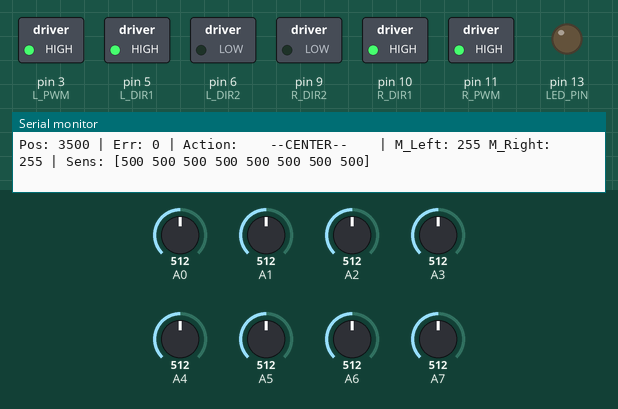
Recording of a sketch running on a simulated Arduino Nano, built with avr-gcc and run on an emulated ATmega328P. Shown: switched loads named in the sketch (green lamp = pin HIGH), output pins drawn as LEDs (lit = HIGH), the last lines printed to the serial monitor. The inputs (shaded band) are chosen by the test bench; at power-on: A1 = 512, A0 = 512, A2 = 512, A3 = 512, A4 = 512, A5 = 512, A6 = 512, A7 = 512.

Above: at 16.4 s.
16.5 s: A1 set to 498
At 17.1 s:
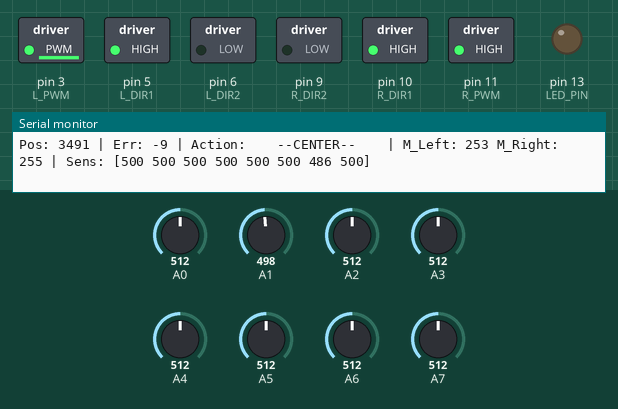
18.0 s: A0 set to 30
At 19.2 s:
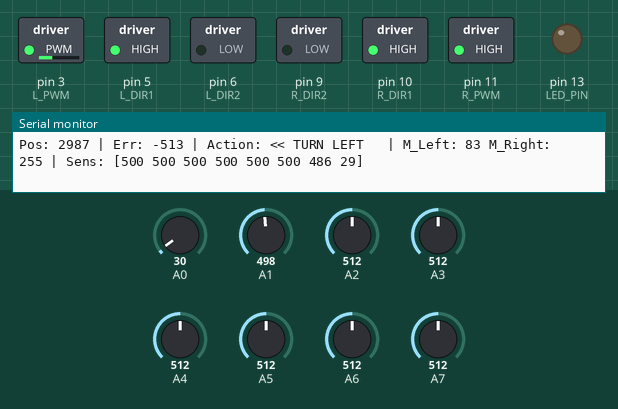
19.5 s: A2 set to 571
At 20.5 s:
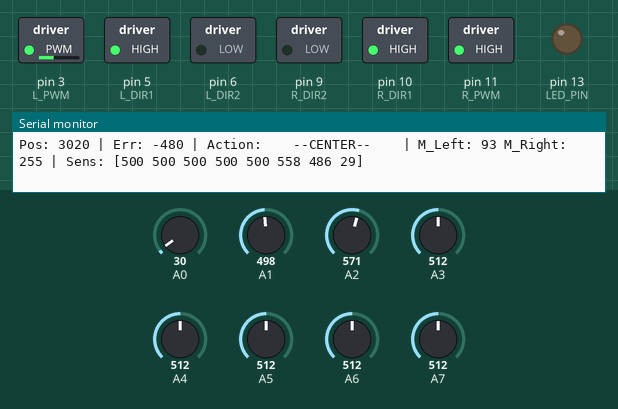
21.0 s: A2 set to 603
At 21.7 s:
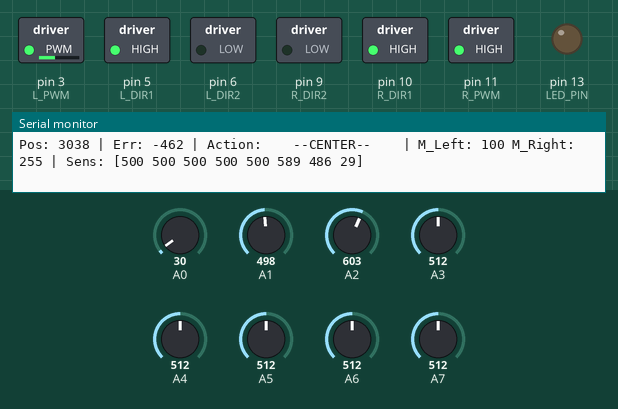
22.5 s: A3 set to 650
At 22.8 s:
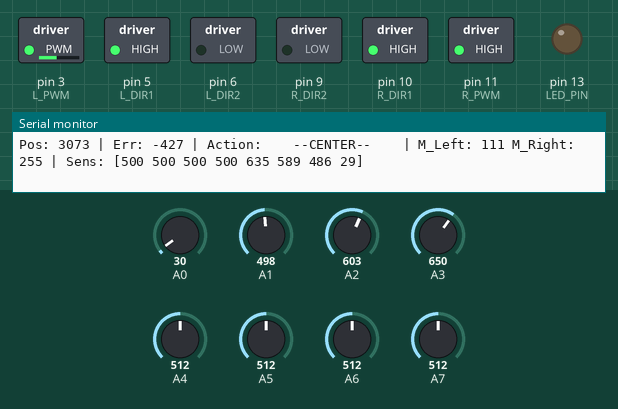
24.0 s: A3 set to 670
At 25.2 s:
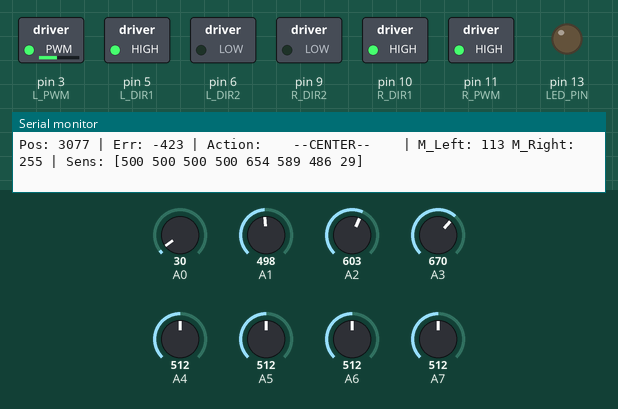
Timing chart, 0 to 26.5 s (numbered marks = the images above; inputs shaded):
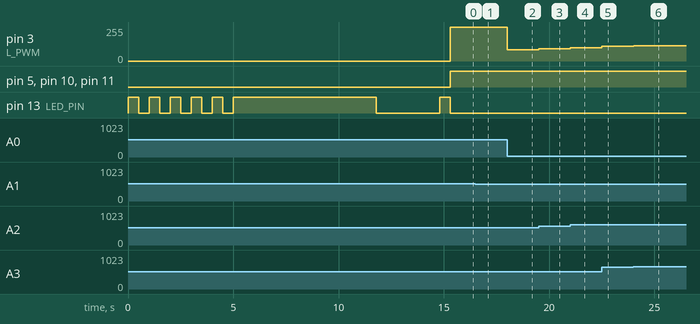

The sketch:

Dynamic_control.ino
```cpp
#include <QTRSensors.h>

// ================= PID TUNING =================
float Kp = 0.3;        // Reactivity (Increase if it misses turns)
float Kd = 3.0;        // Brakes/Damping (Increase if it wobbles on straights)

// --- DYNAMIC SPEED LIMITS ---
int STRAIGHT_SPEED = 255;  // Punch it to the absolute limit on straightaways
int TURN_SPEED = 120;      // Drop down to this safe speed for curves
int MAX_SPEED = 255;       // Absolute maximum speed limit for motors

QTRSensors qtr;
const uint8_t SensorCount = 8;
uint16_t sensorValues[SensorCount];

// --- RIGHT MOTOR PINS --- (A Motor)
const int R_PWM = 11;
const int R_DIR1 = 10;
const int R_DIR2 = 9;

// --- LEFT MOTOR PINS --- (B Motor)
const int L_PWM = 3;
const int L_DIR1 = 5;
const int L_DIR2 = 6;

const int LED_PIN = 13;
int lastError = 0;
unsigned long lastDebugTime = 0; // Timer for serial print

void setMotorSpeeds(int leftSpeed, int rightSpeed);
void printDebugInfo(int position, int error, int leftSpeed, int rightSpeed);

void setup() {
  Serial.begin(115200);

  // Motor Pins Setup
  pinMode(L_DIR1, OUTPUT); pinMode(L_DIR2, OUTPUT); pinMode(L_PWM, OUTPUT);
  pinMode(R_DIR1, OUTPUT); pinMode(R_DIR2, OUTPUT); pinMode(R_PWM, OUTPUT);
  pinMode(LED_PIN, OUTPUT);

  // Analog Sensors Setup
  qtr.setTypeAnalog();
  qtr.setSensorPins((const uint8_t[]){A7, A6, A5, A4, A3, A2, A1, A0}, SensorCount);

  Serial.println(">> Get Ready! <<");

  // 5 quick flashes to give you time to prepare
  for(int i = 0; i < 5; i++){
    digitalWrite(LED_PIN, HIGH); delay(500);
    digitalWrite(LED_PIN, LOW); delay(500);
  }

  // --- MANUAL CALIBRATION ---
  Serial.println(">> SLIDE ROBOT OVER LINE NOW <<");
  digitalWrite(LED_PIN, HIGH); // LED ON means recording!

  // Calibrate for ~3 seconds
  for(int i = 0; i <= 150; i++){
    qtr.calibrate();
    delay(20);
  }
  digitalWrite(LED_PIN, LOW);

  Serial.println(">> Calibration Done. Put it in the center... <<");
  delay(3000); // 3 seconds to place it perfectly on the track

  // Flash once right before launch
  digitalWrite(LED_PIN, HIGH); delay(500); digitalWrite(LED_PIN, LOW);

  Serial.println(">> GO! <<");
}

void loop() {
  // 1. Read the Line (0 to 7000, 3500 is center)
  uint16_t position = qtr.readLineBlack(sensorValues);

  // 2. Calculate the Error
  int error = position - 3500;

  // 3. --- DYNAMIC SPEED CONTROL ---
  // Smoothly scales the base speed down as the robot gets further off-center
  int currentBaseSpeed = map(abs(error), 0, 3500, STRAIGHT_SPEED, TURN_SPEED);

  // 4. PID Math
  int PID_value = (Kp * error) + (Kd * (error - lastError));
  lastError = error;

  // 5. Calculate Target Motor Speeds
  int leftSpeed = currentBaseSpeed + PID_value;
  int rightSpeed = currentBaseSpeed - PID_value;

  // 6. Constrain Speeds to valid PWM range
  leftSpeed = constrain(leftSpeed, -MAX_SPEED, MAX_SPEED);
  rightSpeed = constrain(rightSpeed, -MAX_SPEED, MAX_SPEED);

  // 7. Drive Motors
  setMotorSpeeds(leftSpeed, rightSpeed);

  // 8. --- DEBUGGING SECTION ---
  // Print only every 200ms to allow the robot to run smoothly
  if (millis() - lastDebugTime > 200) {
    printDebugInfo(position, error, leftSpeed, rightSpeed);
    lastDebugTime = millis();
  }
}

// Function to print formatted data to Serial Monitor
void printDebugInfo(int position, int error, int leftSpeed, int rightSpeed) {
  Serial.print("Pos: "); Serial.print(position);
  Serial.print(" | Err: "); Serial.print(error);

  Serial.print(" | Action: ");
  if (error < -500) Serial.print("<< TURN LEFT  ");
  else if (error > 500) Serial.print("   TURN RIGHT >>");
  else Serial.print("   --CENTER--   ");

  Serial.print(" | M_Left: "); Serial.print(leftSpeed);
  Serial.print(" M_Right: "); Serial.print(rightSpeed);

  // Print individual sensor values
  Serial.print(" | Sens: [");
  for (uint8_t i = 0; i < SensorCount; i++) {
    Serial.print(sensorValues[i]);
    if (i < SensorCount - 1) Serial.print(" ");
  }
  Serial.println("]");
}

// Fixed Motor Control Function
void setMotorSpeeds(int leftSpeed, int rightSpeed) {
  // Left Motor
  if (leftSpeed >= 0) {
    digitalWrite(L_DIR1, HIGH); digitalWrite(L_DIR2, LOW);
    analogWrite(L_PWM, leftSpeed);
  } else {
    digitalWrite(L_DIR1, LOW); digitalWrite(L_DIR2, HIGH);
    analogWrite(L_PWM, -leftSpeed); // Flips negative back to positive for PWM
  }

  // Right Motor
  if (rightSpeed >= 0) {
    digitalWrite(R_DIR1, HIGH); digitalWrite(R_DIR2, LOW);
    analogWrite(R_PWM, rightSpeed);
  } else {
    digitalWrite(R_DIR1, LOW); digitalWrite(R_DIR2, HIGH);
    analogWrite(R_PWM, -rightSpeed); // Flips negative back to positive for PWM
  }
}
```

Measured:
- after the input at 16.5 s, pin 3 (L_PWM): 255/255 → 253/255 at once
- after the input at 18.0 s, pin 3 (L_PWM): 253/255 → 83/255 at once
- after the input at 19.5 s, pin 3 (L_PWM): 83/255 → 93/255 at once
- after the input at 21.0 s, pin 3 (L_PWM): 93/255 → 100/255 at once
- after the input at 22.5 s, pin 3 (L_PWM): 100/255 → 111/255 at once
- after the input at 24.0 s, pin 3 (L_PWM): 111/255 → 113/255 at once
